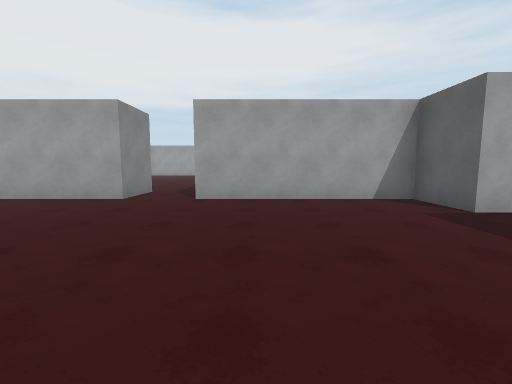
View 1 (above)

22 first-person views from a walk through a 3-D level made in the Unity game engine. The camera is 1.4 m above the floor, tilts 6° down and sees 90° across. The floor is counted in squares, 2 m on a side. Each view is taken from the middle of a square. On the plan, view 1 faces up. The plan holds only what a view shows up to about 9 squares ahead; the rest is blank. The player is left out.

View 2
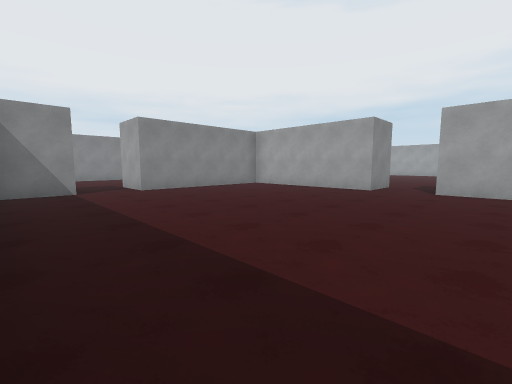

View 3
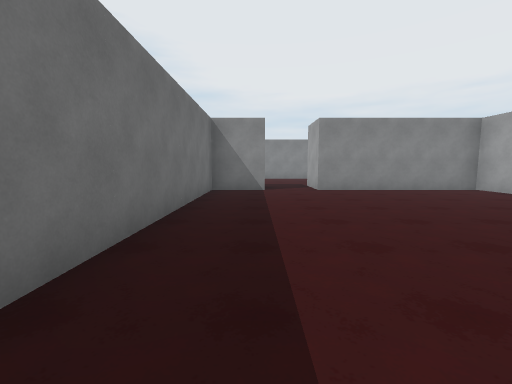

View 4
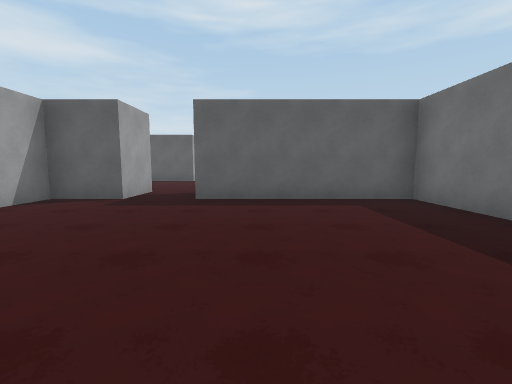

View 5
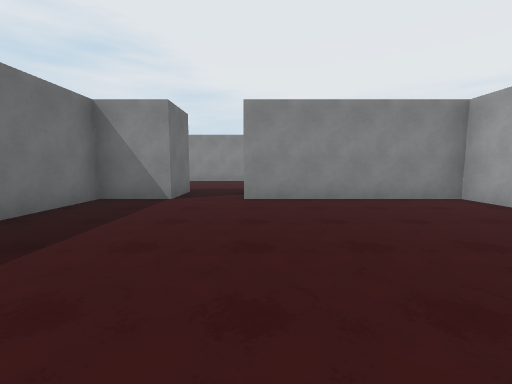

View 6
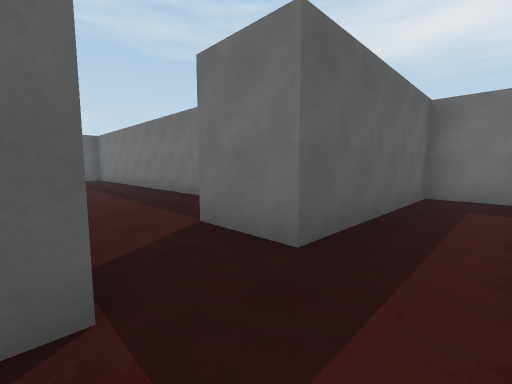

View 7
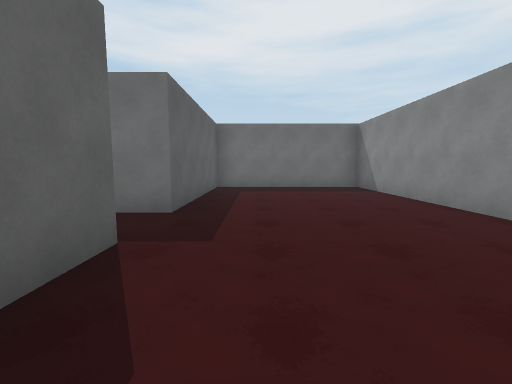

View 8
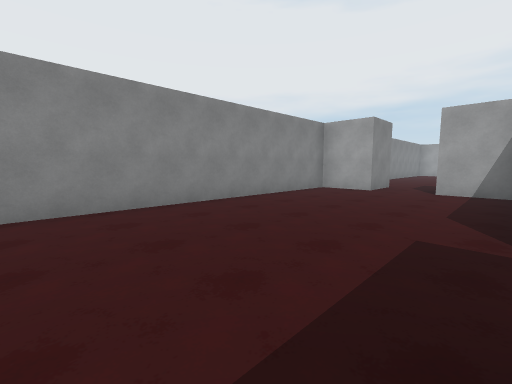

View 9
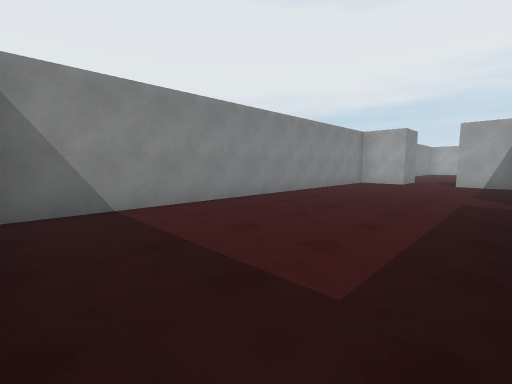

View 10
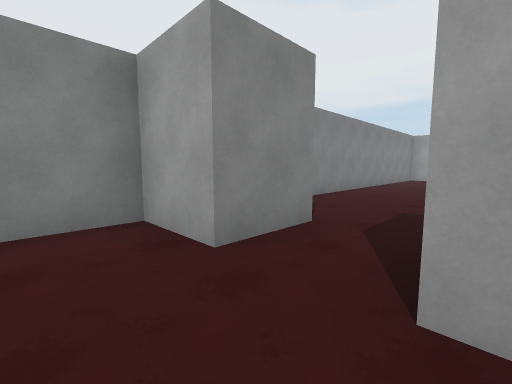

View 11
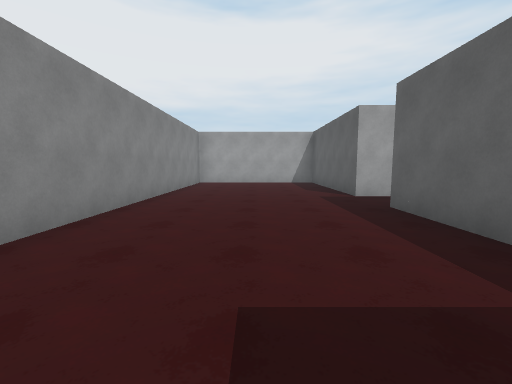

View 12
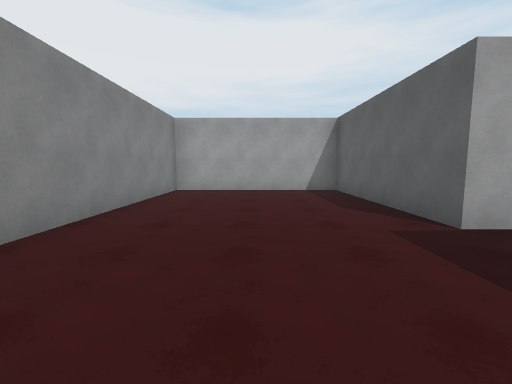

View 13
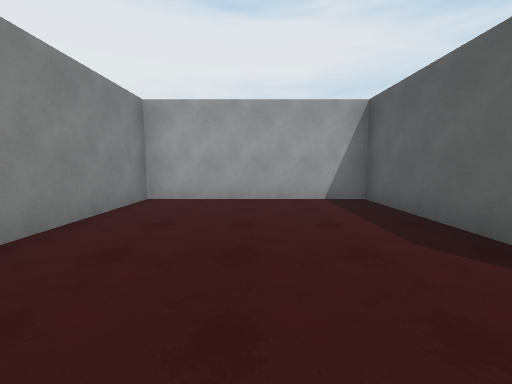

View 14
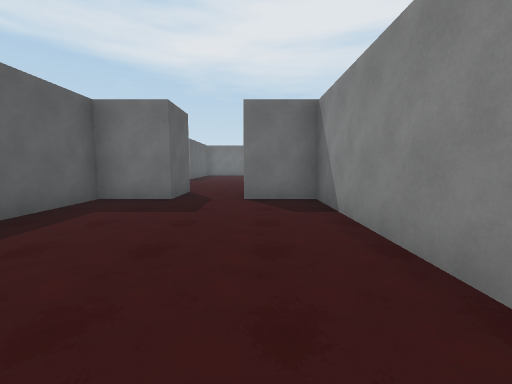

View 15
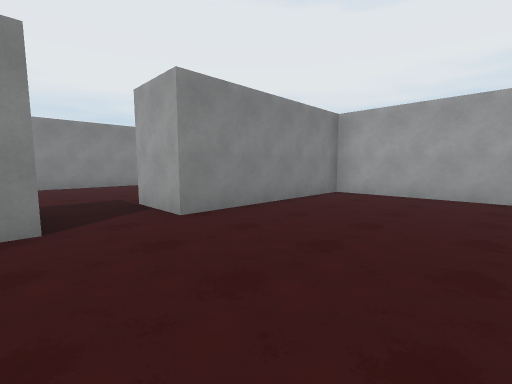

View 16
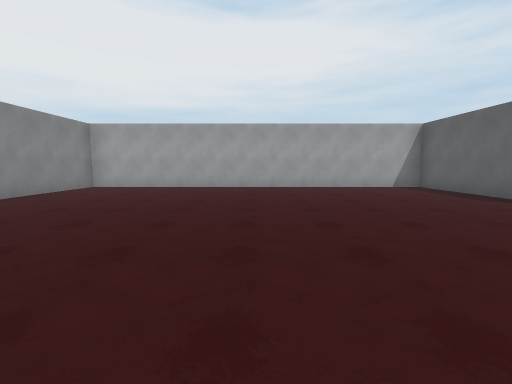

View 17
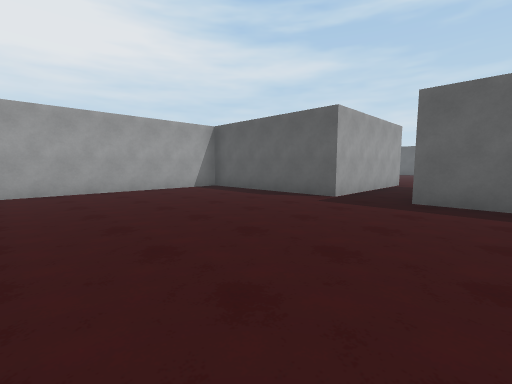

View 18
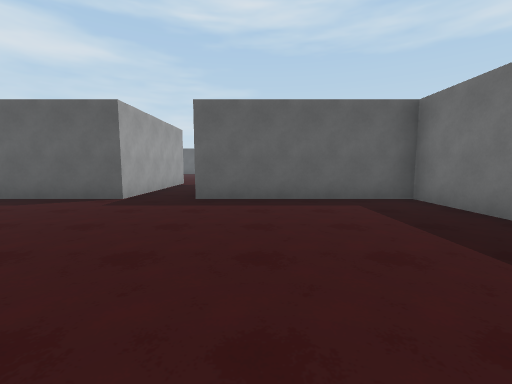

View 19
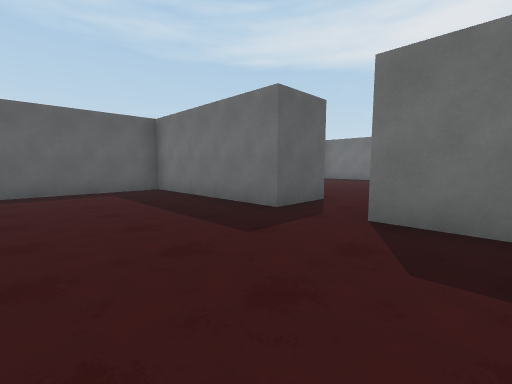

View 20
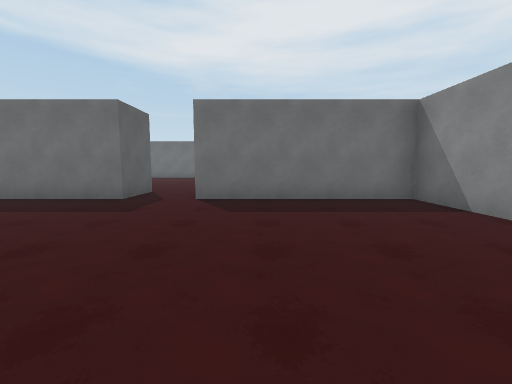

View 21
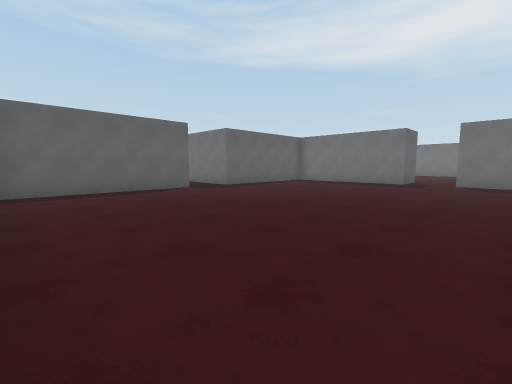

View 22
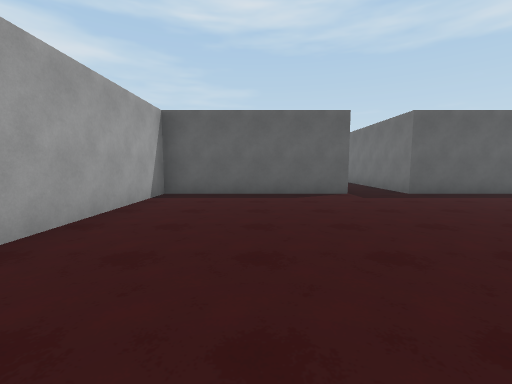

### Floor plan
Points are (right, up) in squares from view 1. A wall is a line through its corners. A room is listed if a view was taken in it or the views show most of it. See-through windows are left out.
Room 1 (views 1, 2, 3, 4, 5)
walls: (-2.7, 5.3) (-7.2, 5.3) (-7.2, 0.8); (1.1, -2.2) (3.2, -2.2) (3.2, 2.2); (3.2, 3.7) (3.2, 5.3) (-1.3, 5.3); (-7.2, -0.8) (-7.2, -2.2) (-0.4, -2.2)
ways out: opening at (-8, 0) to room 2; opening at (-2, 6) to room 4; opening at (4, 3)
Room 2 (views 6, 7, 8, 9, 10)
walls: (-7.2, 0.8) (-8.7, 0.8) (-8.7, 1.9); (-11.7, 5.3) (-13.2, 5.3) (-13.2, -5.3) (-8.7, -5.3) (-8.7, -0.8) (-7.2, -0.8); (-8.9, 5.3) (-10.3, 5.3)
ways out: opening at (-8, 0) to room 1; opening at (-11, 6) to room 3
Room 3 (views 11, 12, 13, 14)
walls: (-7.2, 12.7) (-8.7, 12.7) (-8.7, 17.2) (-13.2, 17.2) (-13.2, 6.7) (-11.7, 6.7) (-11.7, 5.3); (-10.3, 5.3) (-10.3, 6.7) (-8.7, 6.7) (-8.7, 11.2)
ways out: opening at (-11, 6) to room 2; opening at (-8, 12) to room 4
Room 4 (views 15, 16, 17, 18, 19, 20, 21, 22)
walls: (-7.2, 11.4) (-7.2, 10.9); (-7.2, 8.9) (-7.2, 6.7) (-2.7, 6.7) (-2.7, 5.3); (-1.3, 5.3) (-1.3, 6.7) (3.2, 6.7) (3.2, 11.2) (6.1, 11.2); (7.8, 12.7) (3.2, 12.7) (3.2, 17.2) (-7.2, 17.2) (-7.2, 12.7)
ways out: opening at (-2, 6) to room 1; opening at (-8, 12) to room 3; opening at (7, 12)

Where each view was taken, in squares from view 1:
view 1: 0 up, 0 right, facing up
view 2: 2 down, 0 right, facing up-left
view 3: 1 down, 0 right, facing left
view 4: 1 up, 2 left, facing right
view 5: 1 up, 2 left, facing left
view 6: 1 up, 10 left, facing down-right
view 7: 3 up, 10 left, facing down
view 8: 2 down, 9 left, facing up-left
view 9: 5 down, 9 left, facing up-left
view 10: 4 up, 10 left, facing up-left
view 11: 7 up, 11 left, facing up
view 12: 10 up, 11 left, facing up
view 13: 12 up, 11 left, facing up
view 14: 12 up, 12 left, facing down
view 15: 11 up, 4 left, facing up-left
view 16: 9 up, 2 left, facing up
view 17: 10 up, 2 left, facing up-right
view 18: 10 up, 2 left, facing right
view 19: 10 up, 4 left, facing down-right
view 20: 12 up, 4 left, facing down
view 21: 17 up, 4 left, facing down-right
view 22: 15 up, 3 left, facing right
